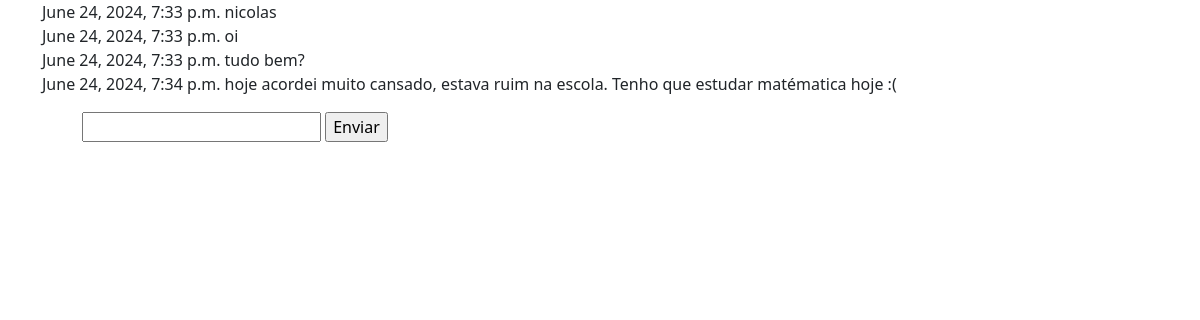
/interactions/, run on the app's committed database.
### interactions/models.py (models this page shows, shortened)
class Message(models.Model):
    user = models.ForeignKey(User, on_delete=models.DO_NOTHING)
    content = models.TextField()
    send_date = models.DateTimeField(auto_now_add=True)

### interactions/views.py (the view, shortened to what this page needs)
# urls.py: path("interactions/", include('interactions.urls')),
def interactions(request):
    if request.method == 'GET':
        interactions_messages = Message.objects.all()
        return render(request, 'interactions.html', {'interactions_messages': interactions_messages})

### interactions/templates/interactions.html (shortened to what this page needs)
{% extends "base.html" %}
{% block 'body' %}
    <div class='container'>
        <div>
            {% if interactions_messages %}
                {% for interactions_message in interactions_messages %}
                    {{interactions_message.send_date}}
                    {{interactions_message.content}}
                    <br>
                {% endfor %}
            {% endif %}
        </div>
        <dir>
            <form action="{% url "interactions" %}" method="post">
                <input type="text" name="message">
                <input type="submit" value="Enviar">
            </form>
        </dir>
    </div>
{% endblock 'body' %}

### templates/base.html (shortened to what this page needs)
<!doctype html>
<html lang="en">
  <head>
    <link href="https://cdn.jsdelivr.net/npm/bootstrap@5.3.3/dist/css/bootstrap.min.css" rel="stylesheet">
  </head>
  <body>
    {% block 'body' %}{% endblock 'body' %}
  </body>
</html>

### data on the page
Message: send_date "June 24, 2024, 7:33 p.m.", content "nicolas"
Message: send_date "June 24, 2024, 7:33 p.m.", content "oi"
Message: send_date "June 24, 2024, 7:33 p.m.", content "tudo bem?"
Message: send_date "June 24, 2024, 7:34 p.m.", content "hoje acordei muito cansado, estava ruim na escola. Tenho que estudar matématica hoje :("
